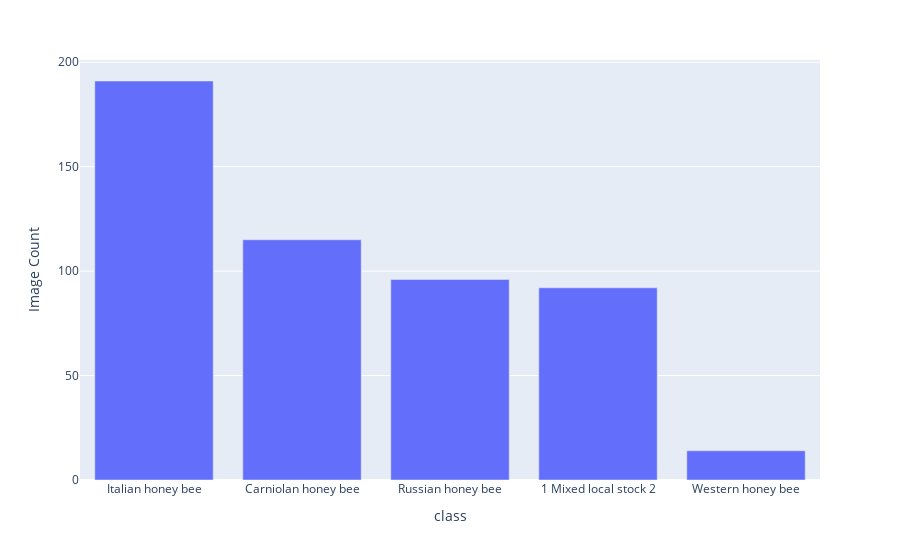

Notebook cell for this chart:
### Code cell
ds = pd.read_csv('bee_dataset/ml_data.csv')
tmp = ds['class'].value_counts()
df = pd.DataFrame(data={'class': tmp.index, 'Image Count': tmp.values})
df
fig = px.bar(df, x='class', y='Image Count')
fig.show()

### Figure 1 — Plotly figure (JSON) as saved in the notebook; plotly's stock layout.template omitted (floating-point values rounded to 4 significant figures)
{"data": [{"alignmentgroup": "True", "hovertemplate": "class=%{x}<br>Image Count=%{y}<extra></extra>", "legendgroup": "", "marker": {"color": "#636efa", "pattern": {"shape": ""}}, "name": "", "offsetgroup": "", "orientation": "v", "showlegend": false, "textposition": "auto", "type": "bar", "x": ["Italian honey bee", "Carniolan honey bee", "Russian honey bee", "1 Mixed local stock 2", "Western honey bee"], "xaxis": "x", "y": [191, 115, 96, 92, 14], "yaxis": "y"}], "layout": {"barmode": "relative", "legend": {"tracegroupgap": 0}, "margin": {"t": 60}, "xaxis": {"anchor": "y", "domain": [0, 1], "title": {"text": "class"}}, "yaxis": {"anchor": "x", "domain": [0, 1], "title": {"text": "Image Count"}}}}
